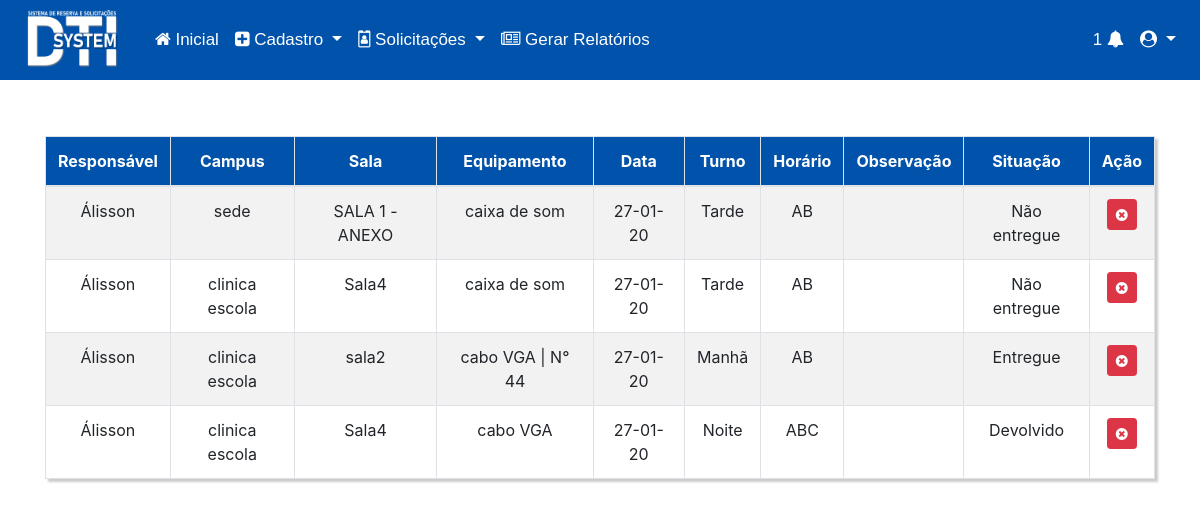
The page /view/views/listarReserva.php on the database its author committed.
### tables this page shows
CREATE TABLE `reserva` (
  `id` int(11) NOT NULL,
  `campus` int(11) NOT NULL,
  `sala` int(11) NOT NULL,
  `equipamento` int(11) DEFAULT NULL,
  `agrupamento` int(11) NOT NULL,
  `responsavel` int(11) NOT NULL,
  `data` date NOT NULL,
  `turno` varchar(30) NOT NULL,
  `horario` varchar(10) NOT NULL,
  `observacoes` varchar(300) NOT NULL,
  `situacao` varchar(200) NOT NULL,
  `comentario_funcionario` varchar(200) NOT NULL
);

CREATE TABLE `usuarios` (
  `id` int(3) NOT NULL,
  `nome` varchar(200) NOT NULL,
  `login` varchar(100) NOT NULL,
  `senha` varchar(200) NOT NULL,
  `email` varchar(200) NOT NULL,
  `cpf` varchar(20) NOT NULL,
  `pendencia` tinyint(1) NOT NULL,
  `nivel` tinyint(1) NOT NULL
);

CREATE TABLE `campus` (
  `id` int(11) NOT NULL,
  `nome` varchar(200) NOT NULL,
  `cnpj` varchar(200) NOT NULL,
  `endereco` varchar(200) NOT NULL,
  `bairro` varchar(200) NOT NULL
);

CREATE TABLE `sala` (
  `id` int(11) NOT NULL,
  `nome` varchar(200) NOT NULL,
  `campus` int(11) NOT NULL,
  `situacao` tinyint(1) NOT NULL
);

CREATE TABLE `agrupamento` (
  `id` int(11) NOT NULL,
  `nome` varchar(200) NOT NULL
);

### controller/reserva/Reserva.DAO.php (called while the page is built, shortened)
<?php
    class reserva_DAO extends reserva_class{
        public function ListarReservas(){
            $resultado = "SELECT reserva.*, campus.`nome` AS campus, agrupamento.`nome` AS equipamento, reserva.equipamento AS numeracaoEqui,
            sala.`nome` AS sala, usuarios.`nome` AS responsavel FROM reserva
            INNER JOIN campus
            INNER JOIN sala
            INNER JOIN agrupamento
            INNER JOIN usuarios
            ON reserva.`campus`= campus.`id`
            AND reserva.`sala`= sala.`id`
            AND reserva.`agrupamento` = agrupamento.`id`
            AND reserva.`responsavel` = usuarios.`id`
            ORDER BY id ASC
            ";
            $resultado = DB::prepare($resultado);
            $resultado->execute();
            if($resultado->rowCount()>0){
                while($dados = $resultado->fetch(PDO::FETCH_ASSOC)){
                    $letrasHorario = array('A', 'B', 'C', 'D', 'E', 'F');
                    $horario = '';
                    for ($i=0; $i < strlen($dados['horario']); $i++) {
                        $posicaoLetra = $dados['horario'][$i];
                        $horario = $horario.$letrasHorario[$posicaoLetra];
                    }
                    $result[] = array(
                        'id' => $dados['id'],
                        'campus' => $dados['campus'],
                        'sala' => $dados['sala'],
                        'equipamento' => $dados['equipamento'],
                        'numeracaoEqui' => $dados['numeracaoEqui'],
                        'responsavel' => $dados['responsavel'],
                        'data' =>  date("d-m-y", strtotime($dados['data'])),
                        'turno' => $dados['turno'],
                        'horario' => $horario,
                        'observacao' => $dados['observacoes'],
                        'situacao' => $dados['situacao'],
                    );
                }
                return $result;
            }
        }
    }
?>

### config/DB.php (called while the page is built, shortened)
<?php
    class DB{
        private static $instancia;
        public static function getInstancia(){
            if(!isset(self::$instancia)){
                try{
                    self::$instancia = new PDO('mysql:host='.HOST.';dbname='.BASE,USER,PASS);
                    self::$instancia->setAttribute(PDO::ATTR_ERRMODE, PDO::ERRMODE_EXCEPTION);
                    self::$instancia->setAttribute(PDO::ATTR_DEFAULT_FETCH_MODE, PDO::FETCH_OBJ);
                }catch(PDOException $erro){
                    echo $erro->getMessage();
                    echo "Erro na instancia da conexao";
                }
            }
            return self::$instancia;
        }
        public static function prepare($sql){
            return self::getInstancia()->prepare($sql);
        }
    }
?>

### view/views/listarReserva.php (the view, shortened to what this page needs)
<?php
include_once '../../controller/reserva/Reserva.DAO.php';
?>
<!DOCTYPE html>
<html lang="pt-br">
<head>
    <link rel="stylesheet" href="../../css/home.css">
    <link rel="stylesheet" href="https://stackpath.bootstrapcdn.com/bootstrap/4.3.1/css/bootstrap.min.css">
    <link rel="stylesheet" href="../../fonts/font-awesome-4.7.0/css/font-awesome.min.css">
</head>
<body>
<?php
  include 'menu.php';
?>
<?php
$reser = new reserva_DAO;
$resultado = $reser->ListarReservas();
?>
<div class="container">
<table class="table table-striped custab text-center table-bordered">
  <thead>
      <tr class="text-center" style="background-color: #0052aa; color: white;">
          <th>Responsável</th>
          <th>Campus</th>
          <th>Sala</th>
          <th>Equipamento</th>
          <th>Data</th>
          <th>Turno</th>
          <th>Horário</th>
          <th>Observação</th>
          <th>Situação</th>
          <th class="text-center">Ação</th>
      </tr>
  </thead>
  <?php
  foreach($resultado as $res){
  ?>
          <tr>
              <td><?php echo $res['responsavel'] ?></td>
              <td><?php echo $res['campus'] ?></td>
              <td><?php echo $res['sala']?></td>
              <td><?php echo $res['equipamento']?> <?php echo $res['numeracaoEqui'] != null ? ' | N° '.$res['numeracaoEqui'] : ''?></td>
              <td><?php echo $res['data']?></td>
              <td><?php echo $res['turno']?></td>
              <td><?php echo $res['horario']?></td>
              <td><?php echo $res['observacao']?></td>
              <td><?php echo $res['situacao']?></td>
              <td>
                <a class="btn btn-danger btn-sm" href="../../controller/reserva/Reserva.controller.php?acao=delete&id=<?php echo $res['id'] ?>" name="acao" title="Excluir"><i class="fa fa-times-circle" aria-hidden="true"></i></span> </a>
              </td>
          </tr>
  <?php } ?>
</table>
</div>
</body>
</html>

### css/home.css (style rules this page uses)
html { width: 100%; height: 100%; margin: 0; padding: 0; }
.custab { border: 1px solid #ccc; padding: 1px; margin: 5% 0; box-shadow: 3px 3px 2px #ccc; transition: 0.5s; }

### rows shown on the page
reserva: responsavel.nome "Álisson", campus.nome "sede", sala.nome "SALA 1 - ANEXO", agrupamento.nome "caixa de som", data "27-01-20", turno "Tarde", horario "AB", situacao "Não entregue"
reserva: responsavel.nome "Álisson", campus.nome "clinica escola", sala.nome "Sala4", agrupamento.nome "caixa de som", data "27-01-20", turno "Tarde", horario "AB", situacao "Não entregue"
reserva: responsavel.nome "Álisson", campus.nome "clinica escola", sala.nome "sala2", agrupamento.nome "cabo VGA", equipamento "44", data "27-01-20", turno "Manhã", horario "AB", situacao "Entregue"
reserva: responsavel.nome "Álisson", campus.nome "clinica escola", sala.nome "Sala4", agrupamento.nome "cabo VGA", data "27-01-20", turno "Noite", horario "ABC", situacao "Devolvido"
